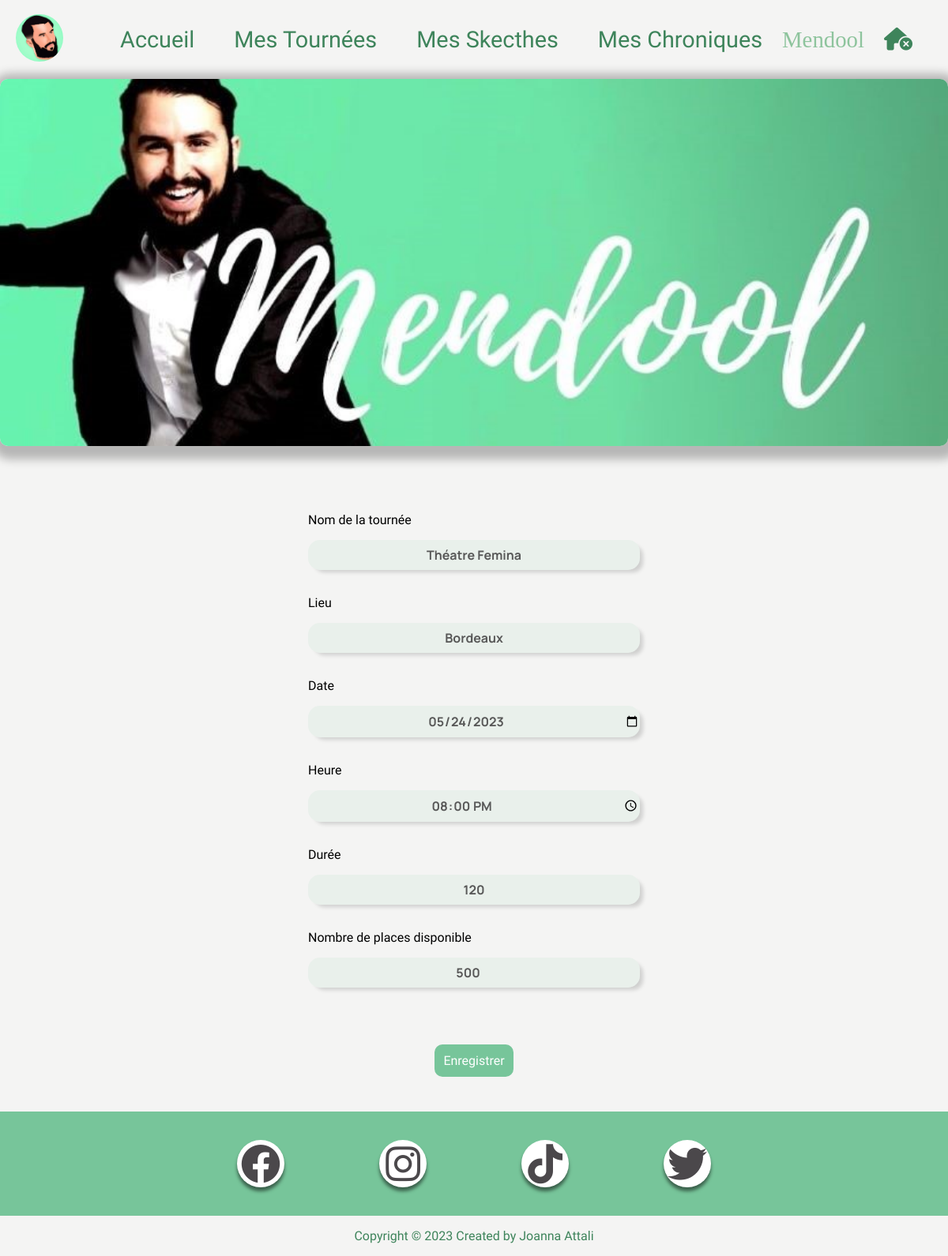
Screenshot of /ExamFinalMendool/index.php?page=tournee&action=edit&id=12 (signed in) with the database file from the repository.
### tables this page shows
CREATE TABLE `evenement` (
  `id` int(11) NOT NULL,
  `nom_tournee` varchar(200) NOT NULL,
  `nombre_personnes` int(11) NOT NULL,
  `date` date NOT NULL,
  `localisation` varchar(20) NOT NULL,
  `duree` int(11) NOT NULL,
  `heure` time NOT NULL
);

### ExamFinalMendool/index.php (called while the page is built)
<?php
	require_once("includes/core/router.php");

### ExamFinalMendool/includes/core/models/daoTournee.php (called while the page is built, shortened)
<?php
    require_once "includes/core/models/bdd.php";     require_once "includes/core/models/tournee.php";
    require_once "includes/core/models/tournee.php";
    function getUneTournee($idTournee){
		$conn = getConnexion();
		$SQLQuery = "SELECT evenement.id, nom_tournee, nombre_personnes, date, localisation, duree, heure
        FROM evenement
		WHERE evenement.id = :id";
		$SQLStmt = $conn->prepare($SQLQuery);
		$SQLStmt->bindValue(':id', $idTournee, PDO::PARAM_INT);
		$SQLStmt->execute();
		$SQLRow = $SQLStmt->fetch(PDO::FETCH_ASSOC);
		$dateHeure = date_create($SQLRow['date'].' '.$SQLRow['heure']);
		$uneTournee = new Tournee($SQLRow['nom_tournee'],$SQLRow['nombre_personnes'],$dateHeure ,$SQLRow['localisation'], $SQLRow['duree']);
		$uneTournee->setId($SQLRow['id']);
		return 	$uneTournee;
	}

### ExamFinalMendool/includes/core/models/tournee.php (called while the page is built, shortened)
<?php
    class Tournee{
        private string $nom_tournee;
        private int $nombre_personnes;
        private ?DateTime $date;
        private string $localisation;
        private int $duree;
        public function __construct(string $nom_tournee = '', int $nombre_personnes = 0, ?DateTime $date = null, string $localisation = '',int $duree=0) {
            $this->nom_tournee = $nom_tournee;
            $this->nombre_personnes = $nombre_personnes;
            $this->date = $date ?? new DateTime('now');
            $this->localisation = $localisation;
            $this->duree = $duree;
        }
        public function getNomTournee(): string{
            return $this->nom_tournee;
        }
        public function getNombrepersonnes(): int{
            return $this->nombre_personnes;
        }
        public function getLocalisation(): string{
            return $this->localisation;
        }
        public function getDuree(): int{
            return $this->duree;
        }
       public function getFullDate(): DateTime{
            return $this->date;
        }
        public function getHeure(): string{
            return $this->date->format('H:i');
        }
    }

### ExamFinalMendool/includes/core/views/view_form_tournee.phtml (the view)
<!DOCTYPE html>
<html lang="fr">
<head>
	<?php require "includes/partials/head.phtml"; ?>
</head>
<body>
	<header>
		<?php require_once "includes/partials/navbar.phtml"; ?>
	</header>
	<main>
		<form action="" method="post">
			<div class="container_form">
				<div class="container_ajout">
					<div>
						<label for="nom_tournee">Nom de la tournée</label>
						<input type="text" required name="nom_tournee" value="<?= $uneTournee->getNomTournee()?>">
					</div>
					<div>
						<label for="localisation">Lieu </label>
						<input type="text" required name="localisation" value="<?= $uneTournee->getLocalisation()?>">
					</div>
					<div>
						<label for="date">Date </label>
						<input type="date" required name="date" value="<?= $uneTournee->getFullDate()->format("Y-m-d")?>">
					</div>
					<div>
						<label for="heure">Heure </label>
						<input type="time" required name="heure" value="<?= $uneTournee->getHeure()?>">
					</div>
					<div>
						<label for="duree">Durée </label>
						<input type="text" required name="duree" value="<?= $uneTournee->getDuree()?>">
					</div>
					<div>
						<label for="personnes">Nombre de places disponible</label>
						<input type="number" required name="personnes" value="<?= $uneTournee->getNombrepersonnes()?>">
					</div>
				</div>
				<input class="btn_valider" type="submit" value="Enregistrer">
			</div>
		</form>
	</main>
	<footer>
		<?php require_once "includes/partials/footer.phtml"; ?>
	</footer>
</body>
</html>

### ExamFinalMendool/public/styles/style.css (style rules this page uses)
*, html { margin: 0; padding: 0; text-decoration: none; list-style-type: none; box-sizing: border-box; }
body { background-color: rgb(142 136 129 / 9%); overflow-x: hidden; }
:root { --color1:#77c59a; --colorh2:#3e845b; --policeNavbar: 'Covered By Your Grace', cursive; --policeTitreH2: 'Rock Salt', cursive; --policeTexte:'Kalam', cursive; --policebtn:'Indie Flower', cursive; --policeCom:'Manrope', sans-serif; }
.container_form input { margin: 0.5rem 0; }
@media only screen and (min-width: 900px) { .container_form { margin: 5rem auto; width:50%; } }
.container_ajout { margin-top: 5rem; margin-bottom: 2rem; width: 50%; }
.container_form .container_ajout label { font-family:var(--policeTexte); }
input::placeholder { color: #979292; font-size: 1rem; text-align: center; font-family: var(--policeTexte); }
.container_form { border-radius: 20px; display: flex; flex-direction: column; align-items: center; margin: 0 auto; -webkit-appearance: none; -moz-appearance: none; appearance: none; outline: none; }
.container_ajout { margin-top: 5rem; margin-bottom: 2rem; width: 70%; }
.container_ajout input { margin-bottom: 2rem; width: 100%; margin-top: 1rem; border: none; background: #bbe0cb30; padding: 0.5rem 0; color: #585858; font-size: 1rem; font-family: var(--policeCom); font-weight: bold; text-align: center; border-radius: 15px; box-shadow: 6px 5px 5px -2px #00000026; }
.btn_valider { background: var(--color1); padding: 0.7rem; font-family: var(--policebtn); font-size: 1rem; color: white; border-radius: 10px; margin: 1.15rem 0; border: none; cursor: pointer; }

### rows the page displays
evenement: nom_tournee "Théatre Femina", localisation "Bordeaux", duree "120", personnes "500"

### other values shown
$_SESSION['login'] "Mendool"
